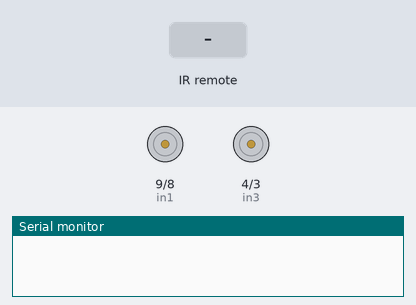
The sketch below on a simulated Arduino Uno, built with avr-gcc and run on an emulated ATmega328P. Parts: motor-driver pin pairs drawn as motors (green arrow = first pin HIGH = forward, orange = second pin HIGH = backward, longer = more drive, scaled by the enable pin), the last lines printed to the serial monitor. The inputs (shaded band) are chosen by the test bench.

Above: at 1.2 s.
1.3 s: infrared code 0xA received
At 2.5 s:
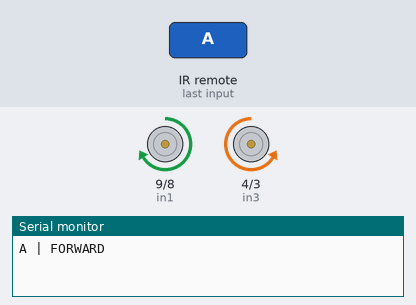
2.8 s: infrared code 0x8 received
At 3.8 s:
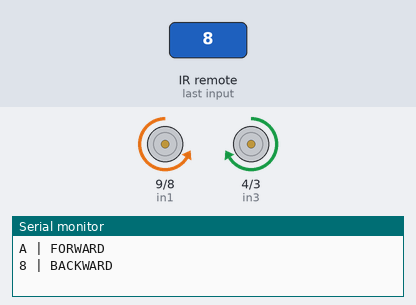
4.3 s: infrared code 0x0 received
At 5.0 s:
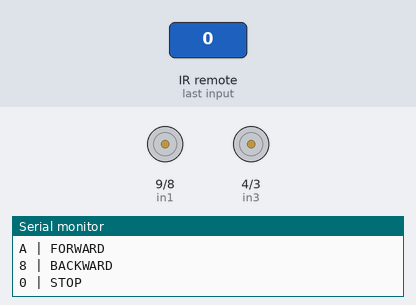
Timing chart, 0 to 7.3 s (numbered marks = the images above; inputs shaded):
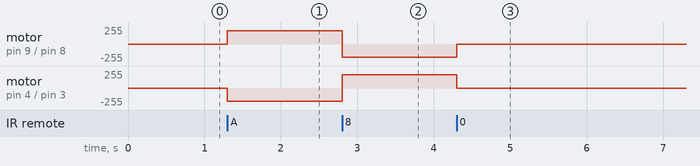

The sketch:

codeFile.ino
```cpp
#include <IRremote.h>

// Motor 1 Pins
int en1 = 10;
int in1 = 9;
int in2 = 8;

// Motor 2 Pins
int en2 = 5;
int in3 = 4;
int in4 = 3;

int irPin = 11;

void setup() {

  Serial.begin(9600);
  IrReceiver.begin(irPin, ENABLE_LED_FEEDBACK);

  pinMode(en1, OUTPUT);
  pinMode(in1, OUTPUT);
  pinMode(in2, OUTPUT);
  pinMode(en2, OUTPUT);
  pinMode(in3, OUTPUT);
  pinMode(in4, OUTPUT);
}

void loop() {

  if (IrReceiver.decode()) { // If the sensor hears a signal...

    // Get the code from the remote
	uint8_t code = IrReceiver.decodedIRData.command;
    Serial.print(code, HEX);
	Serial.print(" | ");

    // LOGIC: If code matches the UP button
    switch(code)
    {
        case 0xA:
            moveForward();
            Serial.println("FORWARD");
            break;

        case 0x8:
            moveBackward();
            Serial.println("BACKWARD");
            break;

        case 0x0:
            stopMotors();
            Serial.println("STOP");
            break;

        default:
            Serial.println("UNKNOWN COMMAND");
            break;
    }

    IrReceiver.resume();
  }
}

void moveForward(){
  // Set Speeds (0-255)
  analogWrite(en1, 200);
  analogWrite(en2, 200);

  // Motor 1: Clockwise
  digitalWrite(in1, HIGH);
  digitalWrite(in2, LOW);

  // Motor 2: Counter-Clockwise
  digitalWrite(in3, LOW);
  digitalWrite(in4, HIGH);
}

void moveBackward(){
  // Set Speeds (0-255)
  analogWrite(en1, 200);
  analogWrite(en2, 200);

  // Motor 1: Clockwise
  digitalWrite(in1, LOW);
  digitalWrite(in2, HIGH);

  // Motor 2: Counter-Clockwise
  digitalWrite(in3, HIGH);
  digitalWrite(in4, LOW);
}

void stopMotors(){
  // Set Speeds (0-255)
  analogWrite(en1, 0);
  analogWrite(en2, 0);

  // Motor 1: Clockwise
  digitalWrite(in1, LOW);
  digitalWrite(in2, LOW);

  // Motor 2: Counter-Clockwise
  digitalWrite(in3, LOW);
  digitalWrite(in4, LOW);
}
```

Measured:
- after the input at 1.3 s, motor on pin 9 (in1) / pin 8 (in2): stopped → forward 200/255 at once; motor on pin 4 (in3) / pin 3 (in4): stopped → backward 200/255 at once
- after the input at 2.8 s, motor on pin 9 (in1) / pin 8 (in2): forward 200/255 → backward 200/255 at once; motor on pin 4 (in3) / pin 3 (in4): backward 200/255 → forward 200/255 at once
- after the input at 4.3 s, motor on pin 9 (in1) / pin 8 (in2): backward 200/255 → stopped at once; motor on pin 4 (in3) / pin 3 (in4): forward 200/255 → stopped at once
